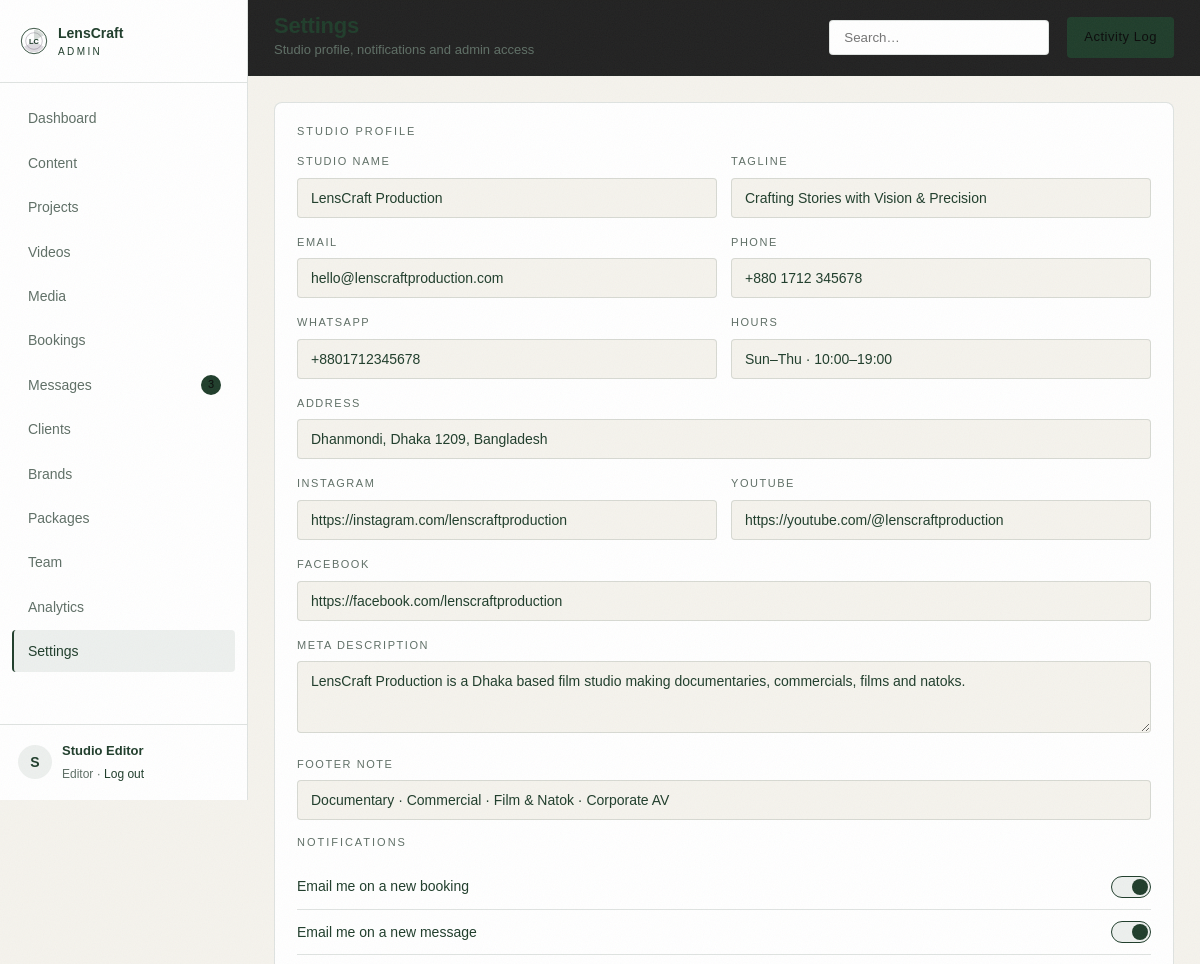
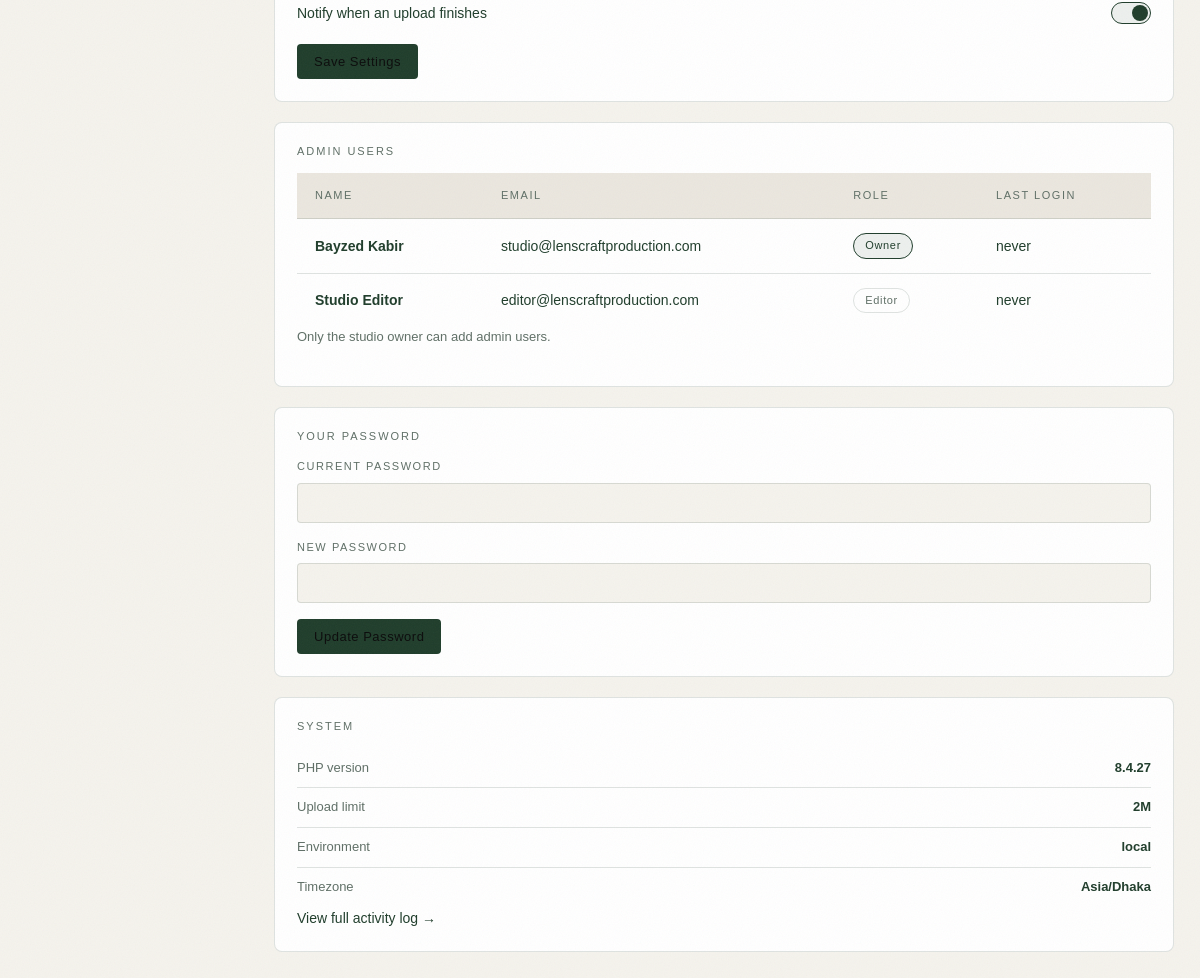
/admin/settings (signed in), run on the app's committed database (2 pictures, top to bottom).
### tables this page shows
CREATE TABLE IF NOT EXISTS users (
  id            INT UNSIGNED NOT NULL AUTO_INCREMENT,
  name          VARCHAR(120) NOT NULL,
  email         VARCHAR(160) NOT NULL,
  password_hash VARCHAR(255) NOT NULL,
  role          ENUM('owner','editor') NOT NULL DEFAULT 'editor',
  phone         VARCHAR(40)  NULL,
  last_login_at DATETIME     NULL,
  created_at    DATETIME     NOT NULL DEFAULT CURRENT_TIMESTAMP,
  PRIMARY KEY (id),
  UNIQUE KEY uniq_users_email (email)
);

### app/Views/admin/settings.php (the view, shortened to what the rows shown need)
<div class="cols cols--2-1">
    <div class="stack">
        <article class="card">
            <h2 class="card__label">STUDIO PROFILE</h2>
            <form method="post" action="<?= url('/admin/settings') ?>">
                <div class="field-row">
                    <label class="field"><span>Studio name</span><input type="text" name="studio_name" value="<?= e($values['studio_name'] ?? '') ?>"></label>
                    <label class="field"><span>Tagline</span><input type="text" name="tagline" value="<?= e($values['tagline'] ?? '') ?>"></label>
                </div>
                <div class="field-row">
                    <label class="field"><span>Email</span><input type="email" name="email" value="<?= e($values['email'] ?? '') ?>"></label>
                    <label class="field"><span>Phone</span><input type="text" name="phone" value="<?= e($values['phone'] ?? '') ?>"></label>
                </div>
                <div class="field-row">
                    <label class="field"><span>WhatsApp</span><input type="text" name="whatsapp" value="<?= e($values['whatsapp'] ?? '') ?>"></label>
                    <label class="field"><span>Hours</span><input type="text" name="hours" value="<?= e($values['hours'] ?? '') ?>"></label>
                </div>
                <label class="field"><span>Address</span><input type="text" name="address" value="<?= e($values['address'] ?? '') ?>"></label>
                <div class="field-row">
                    <label class="field"><span>Instagram</span><input type="url" name="instagram" value="<?= e($values['instagram'] ?? '') ?>"></label>
                    <label class="field"><span>YouTube</span><input type="url" name="youtube" value="<?= e($values['youtube'] ?? '') ?>"></label>
                </div>
                <label class="field"><span>Facebook</span><input type="url" name="facebook" value="<?= e($values['facebook'] ?? '') ?>"></label>
                <label class="field"><span>Meta description</span><textarea name="meta_description" rows="3"><?= e($values['meta_description'] ?? '') ?></textarea></label>
                <label class="field"><span>Footer note</span><input type="text" name="footer_note" value="<?= e($values['footer_note'] ?? '') ?>"></label>
                <h3 class="card__label">NOTIFICATIONS</h3>
                <label class="switch-row"><span>Email me on a new booking</span><span class="switch"><input type="checkbox" name="notify_booking" <?= ($values['notify_booking'] ?? '0') === '1' ? 'checked' : '' ?>><i></i></span></label>
                <label class="switch-row"><span>Email me on a new message</span><span class="switch"><input type="checkbox" name="notify_message" <?= ($values['notify_message'] ?? '0') === '1' ? 'checked' : '' ?>><i></i></span></label>
                <label class="switch-row"><span>Notify when an upload finishes</span><span class="switch"><input type="checkbox" name="notify_upload" <?= ($values['notify_upload'] ?? '0') === '1' ? 'checked' : '' ?>><i></i></span></label>
                <div class="btn-row"><button class="btn btn--primary btn--sm" type="submit">Save Settings</button></div>
            </form>
        </article>
        <article class="card">
            <h2 class="card__label">ADMIN USERS</h2>
            <table class="table">
                <thead><tr><th>Name</th><th>Email</th><th>Role</th><th>Last login</th></tr></thead>
                <tbody>
                <?php foreach ($users as $account): ?>
                    <tr>
                        <td><strong><?= e($account['name']) ?></strong></td>
                        <td><?= e($account['email']) ?></td>
                        <td><span class="badge badge--<?= $account['role'] === 'owner' ? 'accent' : 'muted' ?>"><?= e(ucfirst($account['role'])) ?></span></td>
                        <td><?= e($account['last_login_at'] ? time_ago($account['last_login_at']) : 'never') ?></td>
                    </tr>
                <?php endforeach; ?>
                </tbody>
            </table>
            <?php if ($isOwner): ?>
                <h3 class="card__label">ADD A USER</h3>
                <form method="post" action="<?= url('/admin/settings/users') ?>">
                    <?= csrf_field() ?>
                    <div class="field-row">
                        <label class="field"><span>Name</span><input type="text" name="name" required></label>
                        <label class="field"><span>Email</span><input type="email" name="email" required></label>
                    </div>
                    <div class="field-row">
                        <label class="field"><span>Password (8+ characters)</span><input type="password" name="password" required></label>
                        <label class="field">
                            <span>Role</span>
                            <select name="role"><option value="editor">Editor</option><option value="owner">Owner</option></select>
                        </label>
                    </div>
                    <div class="btn-row"><button class="btn btn--primary btn--sm" type="submit">Create User</button></div>
                </form>
            <?php else: ?>
                <p class="muted">Only the studio owner can add admin users.</p>
            <?php endif; ?>
        </article>
    </div>
    <div class="stack">
        <article class="card">
            <h2 class="card__label">YOUR PASSWORD</h2>
            <form method="post" action="<?= url('/admin/settings/password') ?>">
                <label class="field"><span>Current password</span><input type="password" name="current_password" required></label>
                <label class="field"><span>New password</span><input type="password" name="new_password" required></label>
                <div class="btn-row"><button class="btn btn--primary btn--sm" type="submit">Update Password</button></div>
            </form>
        </article>
        <article class="card">
            <h2 class="card__label">SYSTEM</h2>
            <ul class="kv">
                <li><span>PHP version</span><strong><?= e(PHP_VERSION) ?></strong></li>
                <li><span>Upload limit</span><strong><?= e(ini_get('upload_max_filesize')) ?></strong></li>
                <li><span>Environment</span><strong><?= e((string) config('app_env')) ?></strong></li>
                <li><span>Timezone</span><strong><?= e(date_default_timezone_get()) ?></strong></li>
            </ul>
            <a class="link-arrow" href="<?= url('/admin/activity') ?>">View full activity log →</a>
        </article>
    </div>
</div>

### app/Support/Router.php (shortened to what the rows shown need)
<?php
class Router
{
    private array $routes = ['GET' => [], 'POST' => []];
    private function add(string $method, string $path, callable|string $handler): void
    {
        $params = [];
        $pattern = preg_replace_callback('~\{(\w+)\}~', static function (array $m) use (&$params): string {
            $params[] = $m[1];
            return '([^/]+)';
        }, '/' . trim($path, '/'));
        $this->routes[$method][] = [
            'pattern' => '~^' . rtrim((string) $pattern, '/') . '/?$~',
            'handler' => $handler,
            'params'  => $params,
        ];
    }
    public function dispatch(string $method, string $path): void
    {
        $path = '/' . trim($path, '/');
        $method = $method === 'POST' ? 'POST' : 'GET';
        foreach ($this->routes[$method] as $route) {
            if (preg_match($route['pattern'], $path, $matches)) {
                array_shift($matches);
                $this->call($route['handler'], $matches);
                return;
            }
        }
    }
    private function call(callable|string $handler, array $args): void
    {
        if (is_string($handler)) {
            [$class, $method] = explode('@', $handler);
            $controller = new $class();
            $controller->{$method}(...$args);
            return;
        }
    }
}

### app/Views/layouts/admin.php (shortened to what the rows shown need)
<?php
$user = $user ?? [];
$activeNav = $activeNav ?? '';
$unread = Message::unreadCount();
$navItems = [
    ['key' => 'dashboard', 'label' => 'Dashboard', 'url' => url('/admin')],
    ['key' => 'content',   'label' => 'Content',   'url' => url('/admin/content')],
    ['key' => 'projects',  'label' => 'Projects',  'url' => url('/admin/projects')],
    ['key' => 'videos',    'label' => 'Videos',    'url' => url('/admin/videos')],
    ['key' => 'media',     'label' => 'Media',     'url' => url('/admin/media')],
    ['key' => 'bookings',  'label' => 'Bookings',  'url' => url('/admin/bookings')],
    ['key' => 'messages',  'label' => 'Messages',  'url' => url('/admin/messages'), 'badge' => $unread],
    ['key' => 'clients',   'label' => 'Clients',   'url' => url('/admin/clients')],
    ['key' => 'brands',    'label' => 'Brands',    'url' => url('/admin/brands')],
    ['key' => 'packages',  'label' => 'Packages',  'url' => url('/admin/packages')],
    ['key' => 'team',      'label' => 'Team',      'url' => url('/admin/team')],
    ['key' => 'analytics', 'label' => 'Analytics', 'url' => url('/admin/analytics')],
    ['key' => 'settings',  'label' => 'Settings',  'url' => url('/admin/settings')],
];
?>
<!doctype html>
<html lang="en">
<head>
    <link rel="stylesheet" href="<?= asset('css/site.css') ?>">
    <link rel="stylesheet" href="<?= asset('css/admin.css') ?>">
</head>
<body class="admin">
<aside class="sidebar" id="sidebar">
    <a class="sidebar__brand" href="<?= url('/admin') ?>">
        <img src="<?= asset('img/logo.svg') ?>" alt="" width="28" height="28">
        <span>LensCraft<small>ADMIN</small></span>
    </a>
    <nav class="sidebar__nav">
        <?php foreach ($navItems as $item): ?>
            <a href="<?= $item['url'] ?>" class="<?= $activeNav === $item['key'] ? 'is-active' : '' ?>">
                <?= e($item['label']) ?>
                <?php if (!empty($item['badge'])): ?><i class="dot"><?= (int) $item['badge'] ?></i><?php endif; ?>
            </a>
        <?php endforeach; ?>
    </nav>
    <div class="sidebar__user">
        <span class="avatar"><?= e(mb_substr($user['name'] ?? 'A', 0, 1)) ?></span>
        <div>
            <strong><?= e($user['name'] ?? 'Admin') ?></strong>
            <small><?= e(ucfirst($user['role'] ?? 'editor')) ?> · <a href="<?= url('/admin/logout') ?>">Log out</a></small>
        </div>
    </div>
</aside>
<div class="main">
    <header class="topbar">
        <div class="topbar__title">
            <h1><?= e($pageTitle ?? 'Dashboard') ?></h1>
            <p><?= e($pageSubtitle ?? '') ?></p>
        </div>
        <form class="topbar__search" method="get" action="<?= e(strtok($_SERVER['REQUEST_URI'] ?? url('/admin'), '?')) ?>">
            <input type="search" name="q" value="<?= e((string) request('q', '')) ?>" placeholder="Search…">
        </form>
        <?php if (!empty($actionLabel)): ?>
            <a class="btn btn--primary btn--sm" href="<?= e($actionUrl ?? '#') ?>"><?= e($actionLabel) ?></a>
        <?php endif; ?>
    </header>
    <div class="content">
        <?= $content ?>
    </div>
</div>
</body>
</html>

### data on the page
users: name "S", name "Studio Editor", role "Editor", email "editor@lenscraftproduction.com", last_login_at "never"
users: name "Bayzed Kabir", email "studio@lenscraftproduction.com", role "Owner", last_login_at "never"

### other printed values
$item['label'] "Dashboard"
$item['label'] "Content"
$item['label'] "Projects"
$item['label'] "Videos"
$item['label'] "Media"
$item['label'] "Bookings"
$item['label'] "Messages"
$item['badge'] "3"
$item['label'] "Clients"
$item['label'] "Brands"
$item['label'] "Packages"
$item['label'] "Team"
$item['label'] "Analytics"
$item['label'] "Settings"
